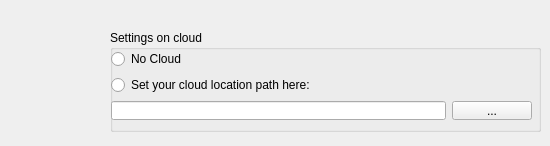
       <widget class="QWidget" name="IDD_PREFERENCE_SETTINGSONCLOUD_BOX">
        <widget class="QGroupBox" name="IDC_SETTINGSONCLOUD_GB_STATIC">
         <property name="geometry">
          <rect>
           <x>110</x>
           <y>30</y>
           <width>431</width>
           <height>102</height>
          </rect>
         </property>
         <property name="title">
          <string>Settings on cloud</string>
         </property>
         <widget class="QWidget" name="layoutWidget">
          <property name="geometry">
           <rect>
            <x>1</x>
            <y>19</y>
            <width>421</width>
            <height>71</height>
           </rect>
          </property>
          <layout class="QGridLayout" name="gridLayout_10">
           <item row="0" column="0">
            <widget class="QRadioButton" name="IDC_NOCLOUD_RADIO">
             <property name="text">
              <string>No Cloud</string>
             </property>
            </widget>
           </item>
           <item row="1" column="0">
            <widget class="QRadioButton" name="IDC_WITHCLOUD_RADIO">
             <property name="text">
              <string>Set your cloud location path here:</string>
             </property>
            </widget>
           </item>
           <item row="2" column="0">
            <widget class="QLineEdit" name="IDC_CLOUDPATH_EDIT"/>
           </item>
           <item row="2" column="1">
            <widget class="QPushButton" name="IDD_CLOUDPATH_BROWSE_BUTTON">
             <property name="text">
              <string>...</string>
             </property>
            </widget>
           </item>
          </layout>
         </widget>
        </widget>
        <widget class="QLabel" name="IDC_SETTINGSONCLOUD_WARNING_STATIC">
         <property name="geometry">
          <rect>
           <x>131</x>
           <y>117</y>
           <width>220</width>
           <height>20</height>
          </rect>
         </property>
         <property name="text">
          <string/>
         </property>
        </widget>
       </widget>
